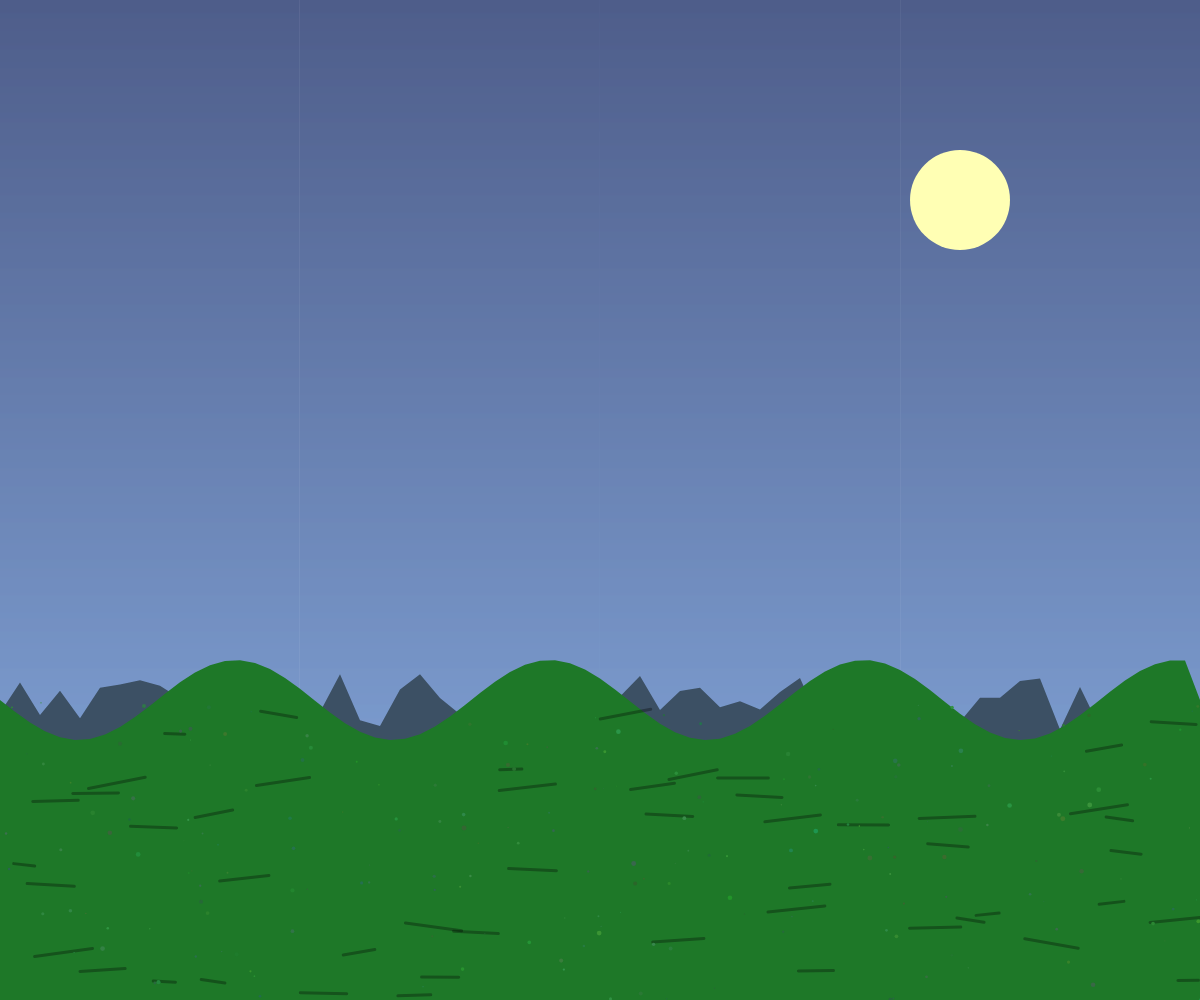
Frame 1 (no input)
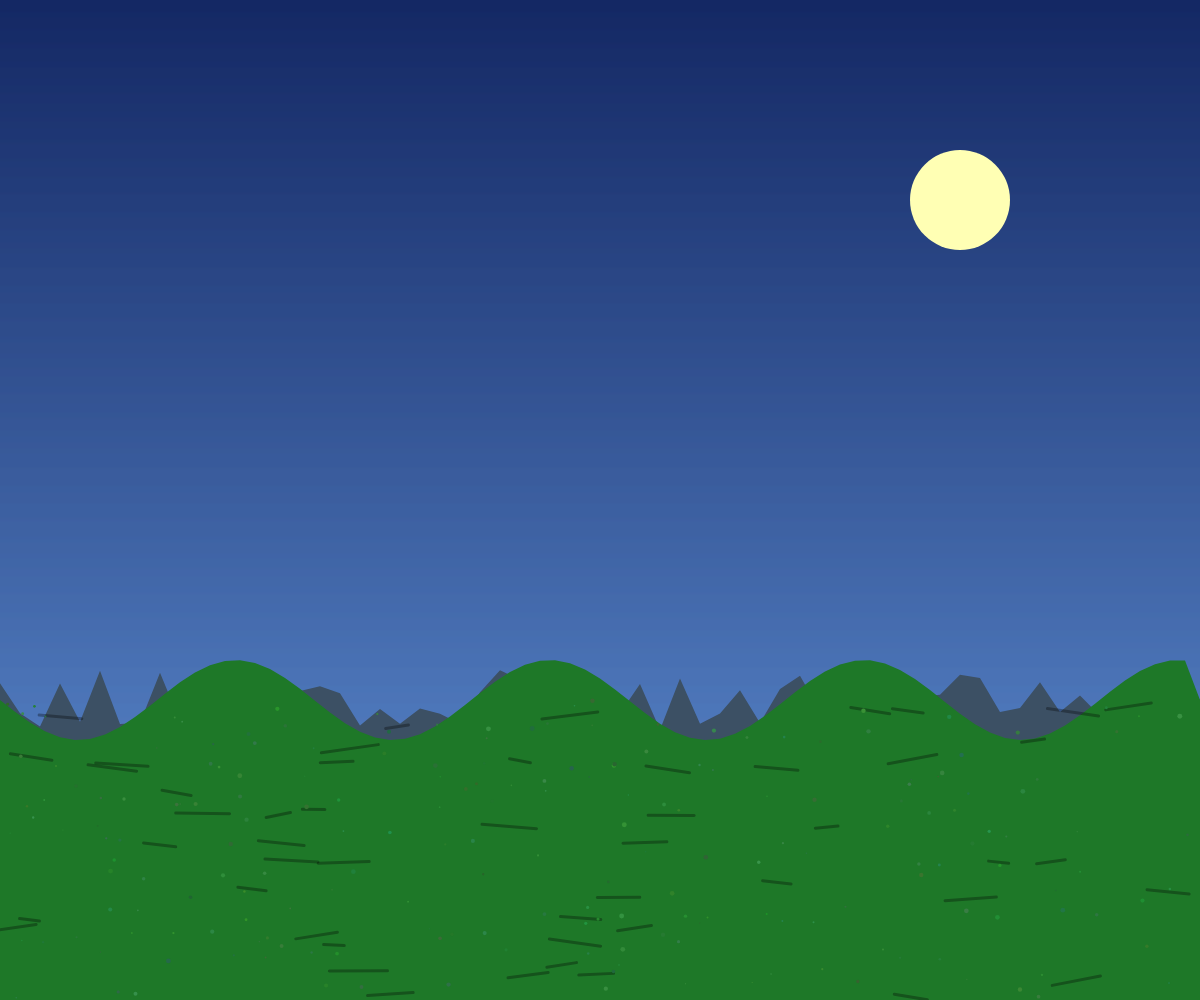
Frame 2 (the mouse pressed at the canvas centre, redrawn once)

The p5.js sketch that drew these frames (run headless with seeded random() and noise() and a simulated clock; the mouse was pressed at the canvas centre and the sketch redrawn once):

// p5.js sketch
// ── sketch.js
function setup() {
  createCanvas(windowWidth, windowHeight);
  noLoop();
}

function draw() {
  // Sky gradient from deep blue at top to lighter blue at bottom
  for (let y = 0; y < height; y++) {
    let t = map(y, 0, height, 0, 1);
    let skyColor = lerpColor(color(20, 40, 100), color(100, 150, 220), t);
    stroke(skyColor);
    line(0, y, width, y);
  }

  // Distant mountains with atmospheric haze
  fill(60, 80, 100);
  noStroke();
  beginShape();
  vertex(0, height * 0.7);
  for (let x = 0; x < width; x += 20) {
    let h = height * 0.7 + random(-30, 30);
    vertex(x, h);
  }
  vertex(width, height * 0.7);
  vertex(width, height);
  vertex(0, height);
  endShape(CLOSE);

  // Rolling green fields
  fill(30, 120, 40);
  noStroke();
  beginShape();
  vertex(0, height * 0.7);
  for (let x = 0; x < width; x += 15) {
    let h = height * 0.7 + sin(x * 0.02) * 40;
    vertex(x, h);
  }
  vertex(width, height * 0.7);
  vertex(width, height);
  vertex(0, height);
  endShape(CLOSE);

  // Sun
  fill(255, 255, 180);
  noStroke();
  ellipse(width * 0.8, height * 0.2, 100, 100);

  // Cast shadows
  strokeWeight(3);
  for (let i = 0; i < 50; i++) {
    let x = random(width);
    let y = random(height * 0.7, height);
    let len = random(20, 60);
    let angle = PI + random(-0.2, 0.2); // Slight deviation from vertical
    stroke(0, 0, 0, 80);
    line(x, y, x + cos(angle) * len, y + sin(angle) * len);
  }

  // Texture patches in foreground
  for (let i = 0; i < 200; i++) {
    let x = random(width);
    let y = random(height * 0.7, height);
    let s = random(1, 5);
    fill(random(30, 60), random(100, 150), random(40, 80));
    noStroke();
    ellipse(x, y, s, s);
  }
}
